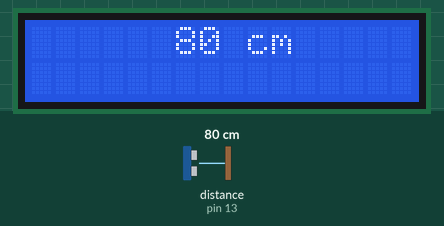
Simulated run of this sketch. Board: Arduino Uno, built with avr-gcc and run on an emulated ATmega328P. On the bench: 16×2 character LCD. The test bench sets the inputs (shaded band); at power-on: distance to the obstacle (sensor on pin 13) 80 cm.

Above: at 1.2 s.
1.3 s: distance to the obstacle (sensor on pin 13) set to 2 cm
At 2.0 s:
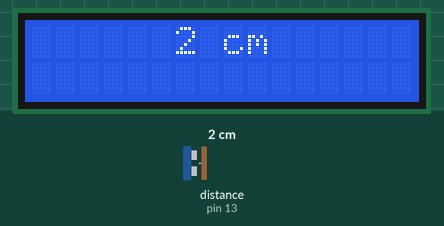
4.4 s: distance to the obstacle (sensor on pin 13) set to 4 cm
At 5.1 s:
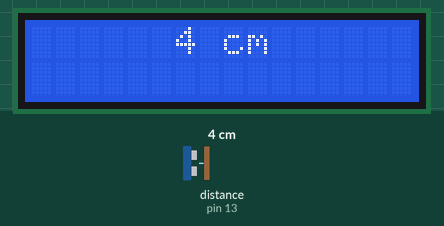
6.2 s: distance to the obstacle (sensor on pin 13) set to 9 cm
At 6.6 s:
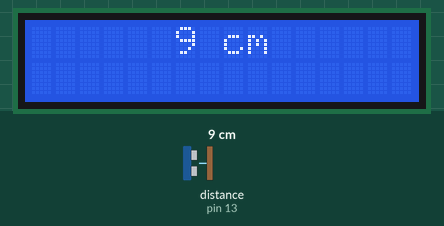
Timing chart, 0 to 9.2 s (numbered marks = the images above; inputs shaded):
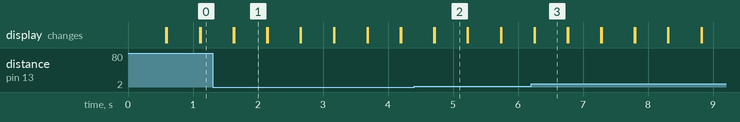

The sketch:

sensor.ultrasonico.ino
```cpp
#include <Wire.h>
#include <LiquidCrystal_I2C.h>
#include  <Ultrasonic.h>


LiquidCrystal_I2C lcd(0x27,16,2);
Ultrasonic ultrasonic(12, 13);  //O sensor ultrassônico mede distância entre 2cm e 4 metros, o sensor retorna as medidas em cm
int distance;

void setup()
{
 Serial.begin(9600);
 lcd.init();
 lcd.setBacklight(HIGH);
}

void loop()
{
lcd.setCursor(0,0);
distance = ultrasonic.read();
lcd.print("      ");
lcd.print(distance);    //Exibe no display apenas a distância medida sem identificação da medida de comprimento usada
lcd.print(" cm");       //Adiciona a terminação 'cm' para o melhor entendimento da distância calculada
delay(500);             //Adiciona um atraso de 0,5s na impressão da distância
lcd.clear();
  }
```

Measured:
- after the input at 1.3 s, the display: first differs from a run without the input after 0.33 s (image 1)
- after the input at 4.4 s, the display: first differs from a run without the input after 0.32 s (image 2)
- after the input at 6.2 s, the display: first differs from a run without the input after 0.06 s (image 3)
- what the display in image 1 shows lasts 0.5 s, from 1.6 s to 2.1 s
